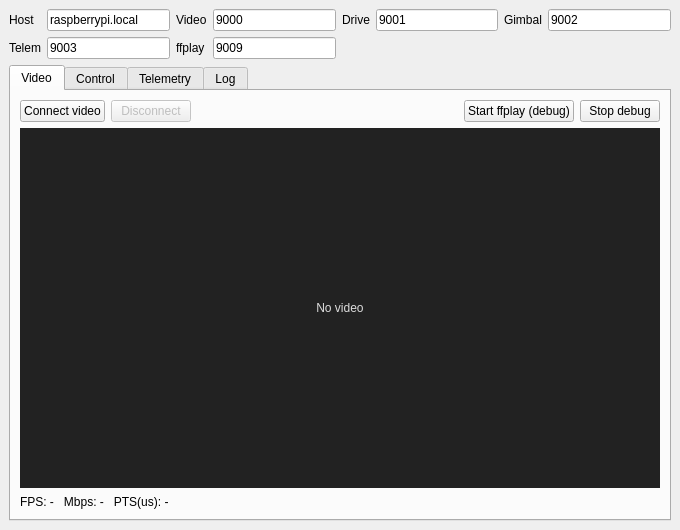
<?xml version="1.0" encoding="UTF-8"?>
<ui version="4.0">
 <class>MainWindow</class>
 <widget class="QMainWindow" name="MainWindow">
  <property name="windowTitle">
   <string>TCP Camera Client (Framed + Debug)</string>
  </property>
  <widget class="QWidget" name="centralwidget">
   <layout class="QVBoxLayout" name="verticalLayout">
    <item>
     <layout class="QGridLayout" name="gridLayout">
      <item row="0" column="0">
       <widget class="QLabel" name="labelHost">
        <property name="text">
         <string>Host</string>
        </property>
       </widget>
      </item>
      <item row="0" column="1">
       <widget class="QLineEdit" name="editHost">
        <property name="text">
         <string>raspberrypi.local</string>
        </property>
       </widget>
      </item>
      <item row="0" column="2">
       <widget class="QLabel" name="labelVideoPort">
        <property name="text">
         <string>Video</string>
        </property>
       </widget>
      </item>
      <item row="0" column="3">
       <widget class="QLineEdit" name="editVideoPort">
        <property name="text">
         <string>9000</string>
        </property>
        <property name="maximumWidth">
         <number>90</number>
        </property>
       </widget>
      </item>
      <item row="0" column="4">
       <widget class="QLabel" name="labelControlPort">
        <property name="text">
         <string>Drive</string>
        </property>
       </widget>
      </item>
      <item row="0" column="5">
       <widget class="QLineEdit" name="editControlPort">
        <property name="text">
         <string>9001</string>
        </property>
        <property name="maximumWidth">
         <number>90</number>
        </property>
       </widget>
      </item>
      <item row="0" column="6">
       <widget class="QLabel" name="labelGimbalPort">
        <property name="text">
         <string>Gimbal</string>
        </property>
       </widget>
      </item>
      <item row="0" column="7">
       <widget class="QLineEdit" name="editGimbalPort">
        <property name="text">
         <string>9002</string>
        </property>
        <property name="maximumWidth">
         <number>90</number>
        </property>
       </widget>
      </item>
      <item row="1" column="0">
       <widget class="QLabel" name="labelTelemPort">
        <property name="text">
         <string>Telem</string>
        </property>
       </widget>
      </item>
      <item row="1" column="1">
       <widget class="QLineEdit" name="editTelemPort">
        <property name="text">
         <string>9003</string>
        </property>
        <property name="maximumWidth">
         <number>90</number>
        </property>
       </widget>
      </item>
      <item row="1" column="2">
       <widget class="QLabel" name="labelDebugPort">
        <property name="text">
         <string>ffplay</string>
        </property>
       </widget>
      </item>
      <item row="1" column="3">
       <widget class="QLineEdit" name="editDebugPort">
        <property name="text">
         <string>9009</string>
        </property>
        <property name="maximumWidth">
         <number>90</number>
        </property>
       </widget>
      </item>
     </layout>
    </item>

    <item>
     <widget class="QTabWidget" name="tabWidget">
      <widget class="QWidget" name="tabVideo">
       <attribute name="title">
        <string>Video</string>
       </attribute>
       <layout class="QVBoxLayout" name="verticalLayoutVideo">
        <item>
         <layout class="QHBoxLayout" name="horizontalLayoutVideoButtons">
          <item>
           <widget class="QPushButton" name="btnConnectVideo">
            <property name="text">
             <string>Connect video</string>
            </property>
           </widget>
          </item>
          <item>
           <widget class="QPushButton" name="btnDisconnectVideo">
            <property name="text">
             <string>Disconnect</string>
            </property>
            <property name="enabled">
             <bool>false</bool>
            </property>
           </widget>
          </item>
          <item>
           <spacer name="horizontalSpacer1">
            <property name="orientation">
             <enum>Qt::Horizontal</enum>
            </property>
            <property name="sizeHint" stdset="0">
             <size>
              <width>40</width>
              <height>20</height>
             </size>
            </property>
           </spacer>
          </item>
          <item>
           <widget class="QPushButton" name="btnStartDebug">
            <property name="text">
             <string>Start ffplay (debug)</string>
            </property>
           </widget>
          </item>
          <item>
           <widget class="QPushButton" name="btnStopDebug">
            <property name="text">
             <string>Stop debug</string>
            </property>
           </widget>
          </item>
         </layout>
        </item>

        <item>
         <widget class="QLabel" name="labelVideo">
          <property name="minimumSize">
           <size>
            <width>640</width>
            <height>360</height>
           </size>
          </property>
          <property name="text">
           <string>No video</string>
          </property>
          <property name="alignment">
           <set>Qt::AlignCenter</set>
          </property>
          <property name="styleSheet">
           <string notr="true">QLabel { background: #222; color: #ddd; }</string>
          </property>
         </widget>
        </item>

        <item>
         <widget class="QLabel" name="labelStats">
          <property name="text">
           <string>FPS: -   Mbps: -   PTS(us): -</string>
          </property>
         </widget>
        </item>
       </layout>
      </widget>

      <widget class="QWidget" name="tabControl">
       <attribute name="title">
        <string>Control</string>
       </attribute>
       <layout class="QVBoxLayout" name="verticalLayoutControl">
        <item>
         <layout class="QHBoxLayout" name="horizontalLayoutControlButtons">
          <item>
           <widget class="QPushButton" name="btnConnectControl">
            <property name="text">
             <string>Connect control</string>
            </property>
           </widget>
          </item>
          <item>
           <widget class="QPushButton" name="btnDisconnectControl">
            <property name="text">
             <string>Disconnect</string>
            </property>
            <property name="enabled">
             <bool>false</bool>
            </property>
           </widget>
          </item>
          <item>
           <spacer name="horizontalSpacer2">
            <property name="orientation">
             <enum>Qt::Horizontal</enum>
            </property>
            <property name="sizeHint" stdset="0">
             <size>
              <width>40</width>
              <height>20</height>
             </size>
            </property>
           </spacer>
          </item>
          <item>
           <widget class="QLineEdit" name="editCommand">
            <property name="text">
             <string>{&quot;cmd&quot;:&quot;get_status&quot;}</string>
            </property>
           </widget>
          </item>
          <item>
           <widget class="QPushButton" name="btnSendCommand">
            <property name="text">
             <string>Send</string>
            </property>
            <property name="enabled">
             <bool>false</bool>
            </property>
           </widget>
          </item>
         </layout>
        </item>

        <item>
         <widget class="QLabel" name="labelGimbalHelp">
          <property name="text">
            <string>Gimbal: I = up, J = left, K = down, L = right, C = center</string>
          </property>
          <property name="styleSheet">
           <string notr="true">QLabel { color: #d8d8d8; background: #263238; padding: 6px 10px; border-radius: 4px; }</string>
          </property>
         </widget>
        </item>

        <item>
         <layout class="QHBoxLayout" name="horizontalLayoutGimbalActions">
          <item>
           <widget class="QPushButton" name="btnRebootGimbal">
            <property name="text">
              <string>Hard reset gimbal</string>
            </property>
           </widget>
          </item>
          <item>
           <spacer name="horizontalSpacerGimbalActions">
            <property name="orientation">
             <enum>Qt::Horizontal</enum>
            </property>
            <property name="sizeHint" stdset="0">
             <size>
              <width>40</width>
              <height>20</height>
             </size>
            </property>
           </spacer>
          </item>
         </layout>
        </item>

        <item>
         <layout class="QGridLayout" name="gridLayoutGimbalIndicator">
          <item row="0" column="0">
           <widget class="QLabel" name="labelGimbalPanTitle">
            <property name="text">
             <string>Pan</string>
            </property>
           </widget>
          </item>
          <item row="0" column="1">
           <widget class="QLabel" name="labelGimbalPanValue">
            <property name="text">
             <string>0.0 deg</string>
            </property>
            <property name="styleSheet">
             <string notr="true">QLabel { font-weight: bold; color: #1565c0; }</string>
            </property>
           </widget>
          </item>
          <item row="1" column="0">
           <widget class="QLabel" name="labelGimbalTiltTitle">
            <property name="text">
             <string>Tilt</string>
            </property>
           </widget>
          </item>
          <item row="1" column="1">
           <widget class="QLabel" name="labelGimbalTiltValue">
            <property name="text">
             <string>0.0 deg</string>
            </property>
            <property name="styleSheet">
             <string notr="true">QLabel { font-weight: bold; color: #2e7d32; }</string>
            </property>
           </widget>
          </item>
         </layout>
        </item>

        <item>
         <widget class="QLabel" name="labelGimbalState">
          <property name="text">
           <string>Gimbal pan 0.0 deg   |   tilt 0.0 deg</string>
          </property>
         </widget>
        </item>

        <item>
         <widget class="QTextEdit" name="textControlLog">
          <property name="readOnly">
           <bool>true</bool>
          </property>
         </widget>
        </item>
       </layout>
      </widget>


      <widget class="QWidget" name="tabTelemetry">
       <attribute name="title">
        <string>Telemetry</string>
       </attribute>
       <layout class="QVBoxLayout" name="verticalLayoutTelemetry">
        <item>
         <widget class="QLabel" name="labelLowBatIndicator">
          <property name="text">
           <string>BATTERY STATUS: OK</string>
          </property>
          <property name="alignment">
           <set>Qt::AlignCenter</set>
          </property>
          <property name="styleSheet">
           <string notr="true">QLabel { background: #2f6f3e; color: white; font-weight: bold; padding: 8px; border-radius: 4px; }</string>
          </property>
         </widget>
        </item>
        <item>
         <layout class="QGridLayout" name="gridLayoutTelemetry">
          <item row="0" column="0">
           <widget class="QLabel" name="labelBat1Title">
            <property name="text"><string>Battery 1</string></property>
           </widget>
          </item>
          <item row="0" column="1">
           <widget class="QLabel" name="labelBat1Value">
            <property name="text"><string>-</string></property>
           </widget>
          </item>
          <item row="1" column="0">
           <widget class="QLabel" name="labelBat2Title">
            <property name="text"><string>Battery 2</string></property>
           </widget>
          </item>
          <item row="1" column="1">
           <widget class="QLabel" name="labelBat2Value">
            <property name="text"><string>-</string></property>
           </widget>
          </item>
          <item row="2" column="0">
           <widget class="QLabel" name="labelBat3Title">
            <property name="text"><string>Battery 3</string></property>
           </widget>
          </item>
          <item row="2" column="1">
           <widget class="QLabel" name="labelBat3Value">
            <property name="text"><string>-</string></property>
           </widget>
          </item>
          <item row="3" column="0">
           <widget class="QLabel" name="labelBat4Title">
            <property name="text"><string>Battery 4</string></property>
           </widget>
          </item>
          <item row="3" column="1">
           <widget class="QLabel" name="labelBat4Value">
            <property name="text"><string>-</string></property>
           </widget>
          </item>
          <item row="4" column="0">
           <widget class="QLabel" name="labelBatVoltageTitle">
            <property name="text"><string>Battery Voltage</string></property>
           </widget>
          </item>
          <item row="4" column="1">
           <widget class="QLabel" name="labelBatVoltageValue">
            <property name="text"><string>-</string></property>
           </widget>
          </item>
          <item row="5" column="0">
           <widget class="QLabel" name="labelBatCurrentTitle">
            <property name="text"><string>Battery Current</string></property>
           </widget>
          </item>
          <item row="5" column="1">
           <widget class="QLabel" name="labelBatCurrentValue">
            <property name="text"><string>-</string></property>
           </widget>
          </item>
          <item row="6" column="0">
           <widget class="QLabel" name="labelBatPercentTitle">
            <property name="text"><string>Battery Percent</string></property>
           </widget>
          </item>
          <item row="6" column="1">
           <widget class="QLabel" name="labelBatPercentValue">
            <property name="text"><string>-</string></property>
           </widget>
          </item>
          <item row="7" column="0">
           <widget class="QLabel" name="labelVbusVTitle">
            <property name="text"><string>VBUS Voltage</string></property>
           </widget>
          </item>
          <item row="7" column="1">
           <widget class="QLabel" name="labelVbusVValue">
            <property name="text"><string>-</string></property>
           </widget>
          </item>
          <item row="8" column="0">
           <widget class="QLabel" name="labelVbusITitle">
            <property name="text"><string>VBUS Current</string></property>
           </widget>
          </item>
          <item row="8" column="1">
           <widget class="QLabel" name="labelVbusIValue">
            <property name="text"><string>-</string></property>
           </widget>
          </item>
          <item row="9" column="0">
           <widget class="QLabel" name="labelVbusPTitle">
            <property name="text"><string>VBUS Power</string></property>
           </widget>
          </item>
          <item row="9" column="1">
           <widget class="QLabel" name="labelVbusPValue">
            <property name="text"><string>-</string></property>
           </widget>
          </item>
          <item row="10" column="0">
           <widget class="QLabel" name="labelTempTitle">
            <property name="text"><string>Temperature</string></property>
           </widget>
          </item>
          <item row="10" column="1">
           <widget class="QLabel" name="labelTempValue">
            <property name="text"><string>-</string></property>
           </widget>
          </item>
          <item row="11" column="0">
           <widget class="QLabel" name="labelFpsTitle">
            <property name="text"><string>FPS</string></property>
           </widget>
          </item>
          <item row="11" column="1">
           <widget class="QLabel" name="labelFpsValue">
            <property name="text"><string>-</string></property>
           </widget>
          </item>
          <item row="12" column="0">
           <widget class="QLabel" name="labelLowBatCellsTitle">
            <property name="text"><string>Low cells</string></property>
           </widget>
          </item>
          <item row="12" column="1">
           <widget class="QLabel" name="labelLowBatCellsValue">
            <property name="text"><string>-</string></property>
           </widget>
          </item>
         </layout>
        </item>
        <item>
         <spacer name="verticalSpacerTelemetry">
          <property name="orientation">
           <enum>Qt::Vertical</enum>
          </property>
          <property name="sizeHint" stdset="0">
           <size><width>20</width><height>40</height></size>
          </property>
         </spacer>
        </item>
       </layout>
      </widget>

      <widget class="QWidget" name="tabLog">
       <attribute name="title">
        <string>Log</string>
       </attribute>
       <layout class="QVBoxLayout" name="verticalLayoutLog">
        <item>
         <widget class="QTextEdit" name="textLog">
          <property name="readOnly">
           <bool>true</bool>
          </property>
         </widget>
        </item>
       </layout>
      </widget>
     </widget>
    </item>

   </layout>
  </widget>
 </widget>
 <resources/>
 <connections/>
</ui>
